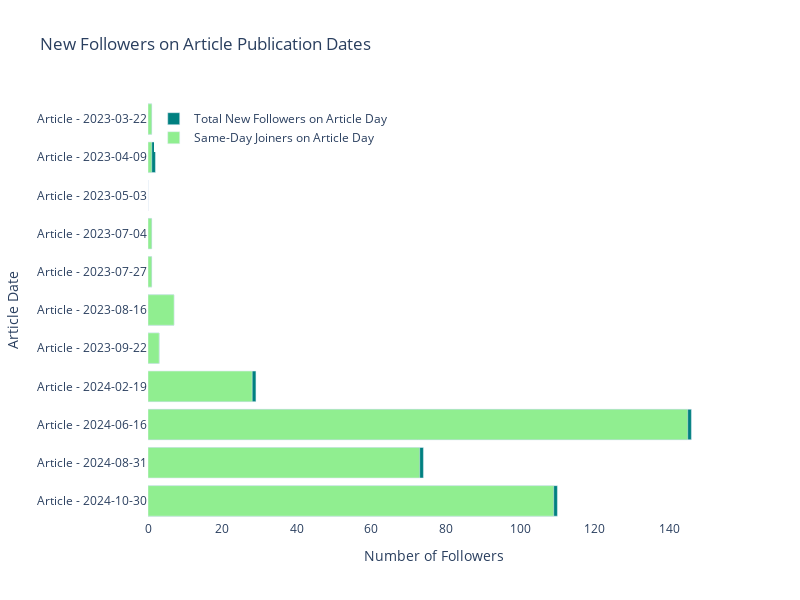

Notebook code for this chart:
### Code cell
import pandas as pd
import plotly.graph_objects as go

# Ensure 'created_at' and 'joined_at' are in datetime format
articles_df_copy['created_at'] = pd.to_datetime(articles_df_copy['created_at']).dt.date
followers_df_copy['created_at'] = pd.to_datetime(followers_df_copy['created_at']).dt.date
followers_df_copy['joined_at'] = pd.to_datetime(followers_df_copy['joined_at']).dt.date

# Prepare data for the bar chart
article_dates = articles_df_copy['created_at'].unique()
total_followers_per_article = []
same_day_joiners_per_article = []
article_labels = [f"Article - {date}" for date in article_dates]  # Label each bar with article date

for date in article_dates:
    # Total followers on the article creation date
    total_followers = followers_df_copy[followers_df_copy['created_at'] == date].shape[0]
    total_followers_per_article.append(total_followers)
    
    # Followers who joined on the same day as the article creation date
    same_day_joiners = followers_df_copy[
        (followers_df_copy['created_at'] == date) &
        (followers_df_copy['created_at'] == followers_df_copy['joined_at'])
    ].shape[0]
    same_day_joiners_per_article.append(same_day_joiners)

# Define data for the horizontal bar chart
fig = go.Figure()

# Add bars for total followers on each article's publication date
fig.add_trace(go.Bar(
    y=article_labels,
    x=total_followers_per_article,
    name='Total New Followers on Article Day',
    marker_color='teal',
    orientation='h',
    hovertemplate='Article: %{y}<br>Total Followers: %{x}<extra></extra>'
))

# Add bars for same-day joiners within each article's publication date
fig.add_trace(go.Bar(
    y=article_labels,
    x=same_day_joiners_per_article,
    name='Same-Day Joiners on Article Day',
    marker_color='lightgreen',
    orientation='h',
    hovertemplate='Article: %{y}<br>Same-Day Followers: %{x}<extra></extra>'
))

# Update layout for better readability
fig.update_layout(
    title="New Followers on Article Publication Dates",
    xaxis_title="Number of Followers",
    yaxis_title="Article Date",
    barmode='overlay',  # Overlay to show both bars on the same label
    height=600,
    width=800,
    plot_bgcolor='white',
    legend=dict(x=0.01, y=0.99)
)

# Show the plot
fig.show()

### Figure 1 — Plotly figure (JSON) as saved in the notebook; plotly's stock layout.template omitted (floating-point values rounded to 4 significant figures)
{"data": [{"hovertemplate": "Article: %{y}<br>Total Followers: %{x}<extra></extra>", "marker": {"color": "teal"}, "name": "Total New Followers on Article Day", "orientation": "h", "type": "bar", "x": [110, 74, 146, 29, 3, 7, 1, 1, 0, 2, 1], "y": ["Article - 2024-10-30", "Article - 2024-08-31", "Article - 2024-06-16", "Article - 2024-02-19", "Article - 2023-09-22", "Article - 2023-08-16", "Article - 2023-07-27", "Article - 2023-07-04", "Article - 2023-05-03", "Article - 2023-04-09", "Article - 2023-03-22"]}, {"hovertemplate": "Article: %{y}<br>Same-Day Followers: %{x}<extra></extra>", "marker": {"color": "lightgreen"}, "name": "Same-Day Joiners on Article Day", "orientation": "h", "type": "bar", "x": [109, 73, 145, 28, 3, 7, 1, 1, 0, 1, 1], "y": ["Article - 2024-10-30", "Article - 2024-08-31", "Article - 2024-06-16", "Article - 2024-02-19", "Article - 2023-09-22", "Article - 2023-08-16", "Article - 2023-07-27", "Article - 2023-07-04", "Article - 2023-05-03", "Article - 2023-04-09", "Article - 2023-03-22"]}], "layout": {"barmode": "overlay", "height": 600, "legend": {"x": 0.01, "y": 0.99}, "plot_bgcolor": "white", "title": {"text": "New Followers on Article Publication Dates"}, "width": 800, "xaxis": {"title": {"text": "Number of Followers"}}, "yaxis": {"title": {"text": "Article Date"}}}}
